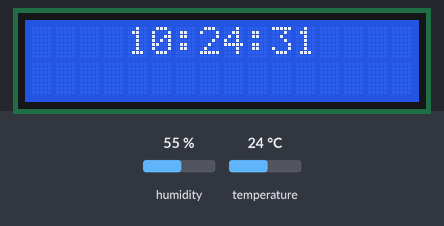
This sketch was run on a simulated Arduino Uno, built with avr-gcc and run on an emulated ATmega328P. Parts: 16×2 character LCD. The inputs (shaded band) are chosen by the test bench; at power-on: humidity 55 %, temperature 24 °C. The local clock reads 2024-03-15 10:24:30 at power-on unless the sketch sets it.

Above: at 1.2 s.
1.3 s: humidity set to 22 %
At 3.8 s:
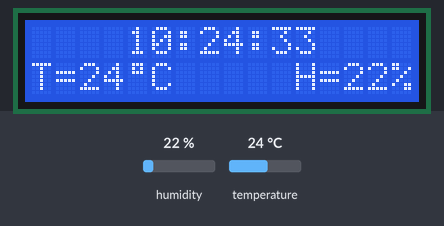
7.6 s: temperature set to 12 °C
At 9.7 s:
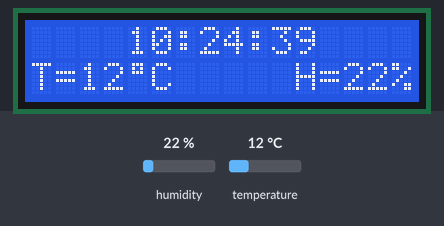
10.6 s: humidity set to 40 %
At 13.3 s:
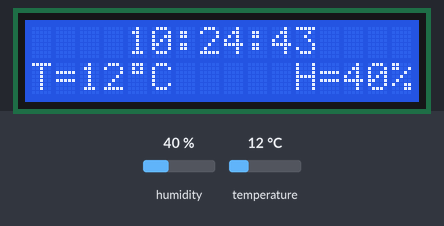
14.5 s: temperature set to 19 °C
At 17.8 s:
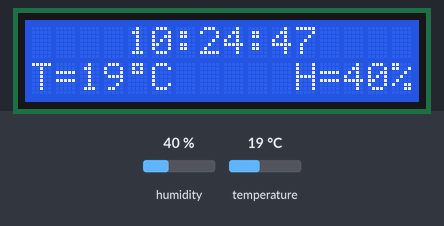
Timing chart, 0 to 19.3 s (numbered marks = the images above; inputs shaded):
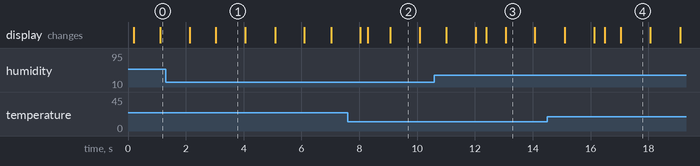

The sketch:

SimpleMenu.ino
```cpp
#include <DHT22.h>
#include <Wire.h>
#include <RTClib.h>
#include <LiquidCrystal_I2C.h>
#include "editObject.h"

const int ConHeight = 2;
const int ConWidth = 16;

int milliseconds = 0;

LiquidCrystal_I2C lcd(0x20,ConWidth, ConHeight);
RTC_DS1307 rtc;
DHT22 myDHT22(9);

editObject godzina(3, 0, 0, 23, &lcd, NULL, NULL);
editObject minuta(6, 0, 0, 59, &lcd, NULL, &godzina);
editObject sekunda(9, 0, 0, 59, &lcd, &godzina, &minuta );
editObject temp(1, 1, 0, 100, &lcd, NULL, NULL);
editObject hum(12, 1, 0, 100, &lcd, NULL, NULL);

byte updown[8] = {
  B00100,
  B01110,
  B11111,
  B00000,
  B00000,
  B11111,
  B01110,
  B00100
};

byte left[8] = {
  B00001,
  B00011,
  B00111,
  B01111,
  B00111,
  B00011,
  B00001
};

byte right[8] = {
B10000,
B11000,
B11100,
B11110,
B11100,
B11000,
B10000
};

byte degree[8] = {
B01110,
B01010,
B01110,
B00000,
B00000,
B00000,
B00000
};


void setup()
{
  lcd.init();
  lcd.backlight();
  Wire.begin();
  rtc.begin();
  godzina.setLeadingChar(' ');
  minuta.setLeadingChar(':');
  sekunda.setLeadingChar(':');
  temp.setLeadingChar('=');
  hum.setLeadingChar('=');
  lcd.createChar(0, updown);
  lcd.createChar(1, left);
  lcd.createChar(2, right);
  lcd.createChar(3, degree);
  lcd.setCursor(0,0);
  sekunda.setReadOnly(false);
  sekunda.setActive(false);
}

void loop()
{
  delay(100);
  DHT22_ERROR_t errorCode;
  if (millis()-milliseconds >=2000)
  {
    if (myDHT22.readData() == DHT_ERROR_NONE)
    {
      temp.setValue(myDHT22.getTemperatureC());
      hum.setValue(myDHT22.getHumidity());
      lcd.setCursor(0,1);
      lcd.print('T');
      temp.print();
      lcd.write(byte(3));
      lcd.print('C');
      lcd.setCursor(11,1);
      lcd.print('H');
      hum.print();
      lcd.print('%');
      milliseconds=millis();
    }
  }


  if (rtc.isrunning())
  {
    DateTime now = rtc.now();
    godzina.setValue(now.hour());
    minuta.setValue(now.minute());
    sekunda.setValue(now.second());
    displayTime(&godzina, &minuta, &sekunda);
  }
  else
  {
    lcd.setCursor(0,0);
    lcd.print("Nie dziala RTC");
  }
}
```

editObject.cpp
```cpp
#include "editObject.h"

void editObject::setXY(int x, int y)
{
  X = x;
  Y = y;
}

void editObject::setLeadingChar(unsigned char c)
{
  leadingChar = c;
}

void editObject::setLCD (LiquidCrystal_I2C* newLCD)
{
  LCD = newLCD;
}

void editObject::setValue(int newValue)
{
  if (newValue >= minValue && newValue <= maxValue && newValue != Value)
  {
    Value=newValue;
    ValueAsString = String(Value);
    if (ValueAsString.length() <= 1)
      ValueAsString = '0' + ValueAsString;
  }
}

void editObject::print()
{
  LCD->setCursor(X,Y);
  if (editMode)
  {
    LCD->write(byte(0));
    LCD->print(ValueAsString);
    LCD->write(byte(0));
  }
  else if (Active)
  {
    LCD->write(byte(1));
    LCD->print(ValueAsString);
    LCD->write(byte(2));
  }
  else
  {
    LCD->write(leadingChar);
    LCD->print(ValueAsString);
  }
}

void editObject::setNext(editObject* next)
{
  Next = next;
}

void editObject::setPrev(editObject* prev)
{
  Prev = prev;
}

editObject* editObject::getPrev()
{
  return Prev;
}

editObject* editObject::getNext()
{
  return Next;
}
editObject::editObject(int x, int y, int minval, int maxval, LiquidCrystal_I2C* newLCD, editObject* next, editObject* prev)
{
  X = x;
  Y = y;
  minValue = minval;
  maxValue = maxval;
  Value = minval;
  ValueAsString = String(Value);
  if (ValueAsString.length() <= 1)
    ValueAsString = '0' + ValueAsString;
  LCD = newLCD;
  Next = next;
  Prev = prev;
  Active = false;
  if (Prev != NULL) Prev->setNext(this);
  //if (Next != NULL) Next->setPrev(this);
  readOnly = true;
  editMode = false;
  if (next == NULL)
    Next = this;
  if (prev == NULL)
    Prev = this;
}

void editObject::setReadOnly(bool mode)
{
  readOnly = mode;
}

void editObject::incrementValue(int increment = 1)
{
  setValue(Value + increment);
}

void editObject::decrementValue(int decrement = 1)
{
  setValue(Value - decrement);
}

void editObject::setEditMode(bool mode)
{
  editMode=readOnly?false:mode;
}

bool editObject::getEditMode()
{
  return editMode;
}

void editObject::setActive(bool active)
{
  Active = active;
}

bool editObject::isActive()
{
  return Active;
}

void displayTime(editObject* h, editObject* m, editObject* s)
{
  editObject* t[] = {h, m, s};
  int act = -1;
  for (int i = 0; i < 3; i++)
  {
    if (t[i]->isActive() || t[i]->getEditMode()) act = i;
    else t[i]->print();
  }
  if (act>=0) t[act]->print();
}
```

editObject.h
```cpp
#ifndef EDITOBJECT_H
#define EDITOBJECT_H

#include <WString.h>
#include <RTClib.h>
#include <LiquidCrystal_I2C.h>
#include <Arduino.h>

class editObject
{
  private:
    int X, Y, Value, minValue, maxValue;
    LiquidCrystal_I2C* LCD;
    String ValueAsString;
    unsigned char leadingChar;
    editObject *Next, *Prev;
    bool readOnly, editMode, Active;
  public:
    void setXY(int x, int y);
    void setLeadingChar(unsigned char c);
    void setActive(bool active);
    bool isActive();
    void setLCD (LiquidCrystal_I2C* newLCD);
    void setValue(int newValue);
    void incrementValue(int increment);
    void decrementValue(int decrement);
    void setNext(editObject* next);
    void setPrev(editObject* prev);
    void print();
    editObject* getPrev();
    editObject* getNext();
    editObject(int x, int y, int minval, int maxval, LiquidCrystal_I2C* newLCD, editObject* next, editObject* prev);
    void setReadOnly(bool mode);
    void setEditMode(bool mode);
    bool getEditMode();
};

void displayTime(editObject* h, editObject* m, editObject* s);

#endif
```

relayChannel.cpp
```cpp
#include "relayChannel.h"

void relayChannel::enableModule(bool newState)
{
  if (Enabled != newState) Enabled = newState;
}

void relayChannel::setActive(bool newState)
{
  if (Enabled && Active != newState)
  {
    Active = newState;
    (newState)?digitalWrite(Pin, HIGH):digitalWrite(Pin, LOW);
  }
}

void relayChannel::setMode(rcMode mode)
{
  Mode = mode;
}

bool relayChannel::setActivationValue(int newValue)
{
  if (newValue < DeactivationValue) ActivationValue = newValue;
  return (newValue < DeactivationValue);
}

bool relayChannel::setDeactivationValue(int newValue)
{
  if (newValue > ActivationValue) DeactivationValue = newValue;
  return (newValue > ActivationValue);
}

bool relayChannel::isActive()
{
  return Active;
}

bool relayChannel::isEnabled()
{
  return Enabled;
}

relayChannel::relayChannel(int newPin, bool enabled, bool active, rcMode mode, int activationvalue, int deactivationvalue)
{
  Pin = newPin;
  Enabled = enabled;
  Active = active;
  Mode = mode;
  if (activationvalue < deactivationvalue)
  {
    ActivationValue = activationvalue;
    DeactivationValue = deactivationvalue;
  }
  else
  {
    ActivationValue = deactivationvalue;
    DeactivationValue = activationvalue;
  }
}
```

relayChannel.h
```cpp
#ifndef RELAYCHANNEL_H
#define RELAYCHANNEL_H
#include <Arduino.h>

enum rcMode {timer, event, schedule};

class  relayChannel
{
  private:
    bool Enabled; //is channel enabled
    bool Active; //is channel working now
    rcMode Mode; // is channel set to work in timer mode, schedule (user defined) or eventMode
    int ActivationValue, DeactivationValue; //used in event mode to activate/deactivate module
    int Pin; // Channel is attached to this pin
  public:
    void enableModule(bool newState);
    void setActive(bool newState);
    void setMode(rcMode mode);
    bool setActivationValue(int newValue);
    bool setDeactivationValue(int newValue);
    bool isActive();
    bool isEnabled();
    relayChannel(int newPin, bool enabled, bool active, rcMode mode, int activationvalue, int deactivationvalue);
};

#endif
```

Measured:
- what the display in image 1 shows lasts 1.1 s, from 3.0 s to 4.1 s
